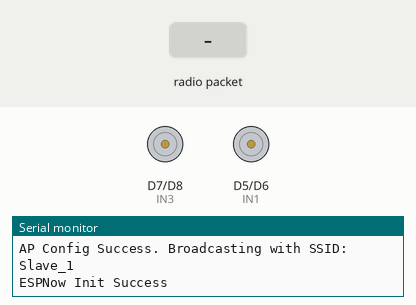
The sketch below on a simulated ESP8266 (NodeMCU). Parts: motor-driver pin pairs drawn as motors (green arrow = first pin HIGH = forward, orange = second pin HIGH = backward, longer = more drive), the last lines printed to the serial monitor. The test bench sets the inputs (shaded band).

Above: at 1.2 s.
1.3 s: radio packet "1" arrives
At 2.4 s:
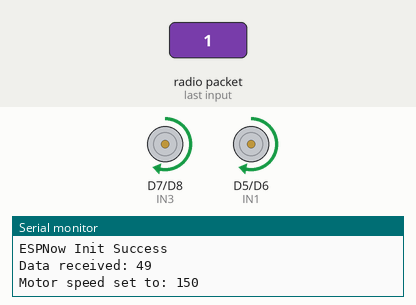
Timing chart, 0 to 4.3 s (numbered marks = the images above; inputs shaded):
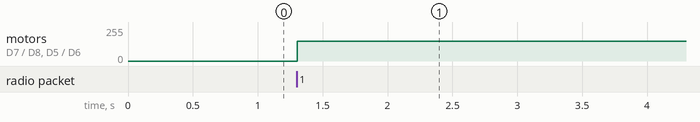

The sketch:

Zone_Based_Vehicle_Speed_Control_Receiver.ino
```cpp
#include <ESP8266WiFi.h>
#include <espnow.h>

// Motor control pins
#define IN1 D5
#define IN2 D6
#define IN3 D7
#define IN4 D8

void setup() {
  Serial.begin(115200);

  // Configure motor pins as outputs
  pinMode(IN1, OUTPUT);
  pinMode(IN2, OUTPUT);
  pinMode(IN3, OUTPUT);
  pinMode(IN4, OUTPUT);

  Serial.println("ESPNow/Basic/Slave Example");

  // Set device in AP mode
  WiFi.mode(WIFI_AP);
  configDeviceAP();

  // Initialize ESP-NOW
  InitESPNow();

  // Register callback for received data
  esp_now_set_self_role(ESP_NOW_ROLE_SLAVE);
  esp_now_register_recv_cb(OnDataRecv);
}

// Initialize ESP-NOW
void InitESPNow() {
  if (esp_now_init() == 0) {
    Serial.println("ESPNow Init Success");
  } else {
    Serial.println("ESPNow Init Failed. Restarting...");
    ESP.restart();
  }
}

// Configure device as AP
void configDeviceAP() {
  const char *SSID = "Slave_1";
  bool result = WiFi.softAP(SSID, "Slave_1_Password", 1, 0);
  if (!result) {
    Serial.println("AP Config failed.");
  } else {
    Serial.println("AP Config Success. Broadcasting with SSID: " + String(SSID));
  }
}

// Callback when data is received
void OnDataRecv(uint8_t *mac_addr, uint8_t *data, uint8_t data_len) {
  Serial.print("Data received: ");
  Serial.println(*data);

  // Control motor speed based on received data
  int speed;
  if (*data == 1) {
    speed = 255; // Full speed
  } else if (*data == 2) {
    speed = 100; // Medium speed
  } else if (*data == 3) {
    speed = 90; // Low speed
  } else  if (*data == 0){
    speed = 150; // Stop
  }else{
    speed = 150; // Stop
  }

  // Forward direction (set IN1/IN3 HIGH, IN2/IN4 LOW)
  analogWrite(IN1, speed);
  digitalWrite(IN2, LOW);
  analogWrite(IN3, speed);
  digitalWrite(IN4, LOW);

  Serial.print("Motor speed set to: ");
  Serial.println(speed);
}

void loop() {
  // Idle loop
}
```

Measured:
- after the input at 1.3 s, motor on D7 (IN3) / D8 (IN4), motor on D5 (IN1) / D6 (IN2): stopped → forward 150/255 at once
